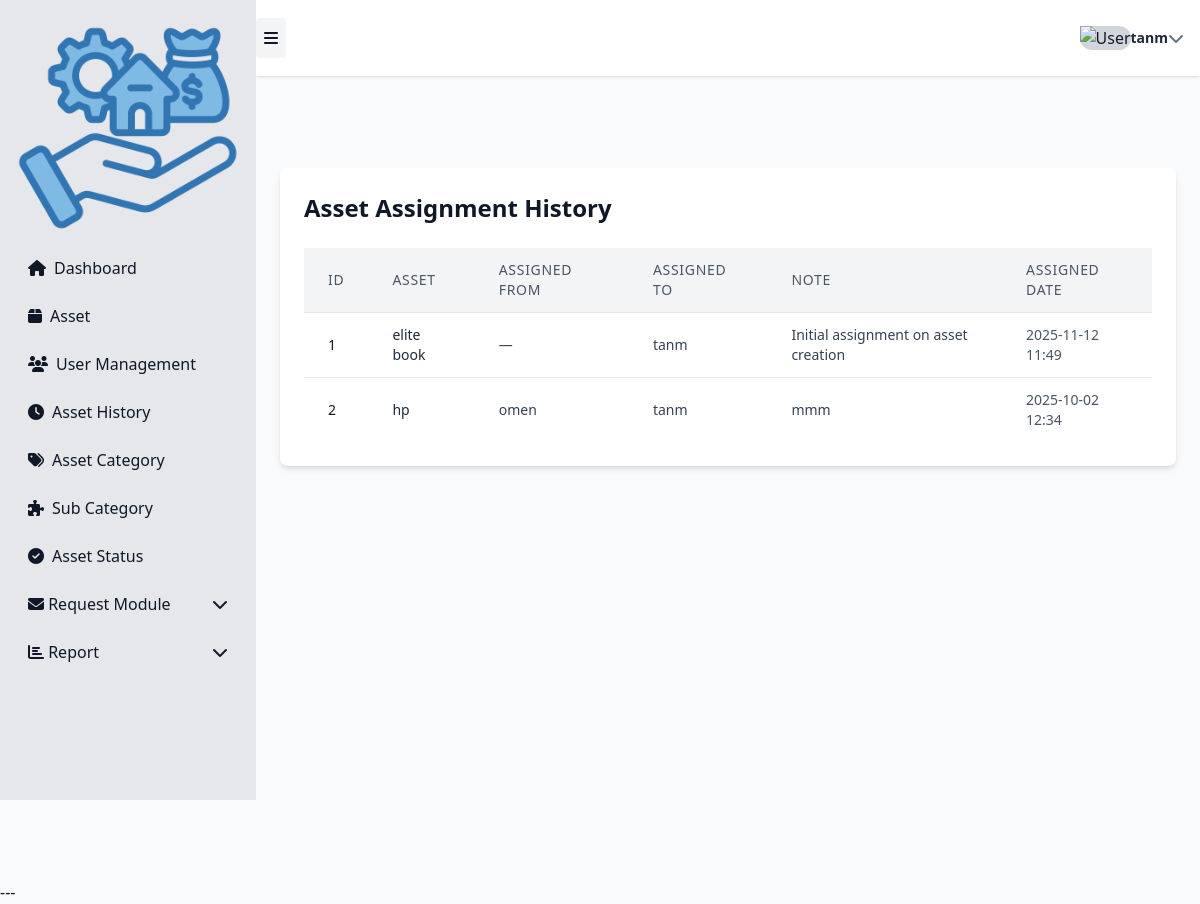
Screenshot of /assets/history/ (signed in) with the database file from the repository.
### asset1/models.py (models this page shows, shortened)
class AssignmentHistory(models.Model):
    asset = models.ForeignKey(Asset, on_delete=models.CASCADE, related_name="history")
    assigned_from = models.ForeignKey(settings.AUTH_USER_MODEL, null=True, blank=True,
                                      on_delete=models.SET_NULL, related_name="+")
    assigned_to = models.ForeignKey(settings.AUTH_USER_MODEL, null=True, blank=True,
                                    on_delete=models.SET_NULL, related_name="+")
    note = models.TextField(blank=True)
    created_at = models.DateTimeField(auto_now_add=True)
    class Meta:
        ordering = ["-created_at"]

class Asset(models.Model):
    STATUS_AVAILABLE = "available"
    STATUS_ASSIGNED = "assigned"
    STATUS_MAINTENANCE = "maintenance"
    STATUS_LOST = "lost"
    STATUS_RETIRED = "retired"
    STATUS_CHOICES = [
        (STATUS_AVAILABLE, "Available"),
        (STATUS_ASSIGNED, "Assigned"),
        (STATUS_MAINTENANCE, "Maintenance"),
        (STATUS_LOST, "Lost"),
        (STATUS_RETIRED, "Retired"),
    ]
    uuid = models.UUIDField(default=uuid.uuid4, editable=False, unique=True)
    name = models.CharField(max_length=200)
    category = models.ForeignKey(Category, on_delete=models.PROTECT, related_name="assets")
    serial_number = models.CharField(max_length=200, blank=True, null=True, unique=True)
    description = models.TextField(blank=True)
    location = models.ForeignKey(Location, on_delete=models.SET_NULL, null=True, blank=True)
    status = models.CharField(max_length=32, choices=STATUS_CHOICES, default=STATUS_AVAILABLE)
    assigned_to = models.ForeignKey(settings.AUTH_USER_MODEL, null=True, blank=True,
                                    on_delete=models.SET_NULL, related_name="assigned_assets")
    acquired_date = models.DateField(null=True, blank=True)
    purchase_price = models.DecimalField(max_digits=12, decimal_places=2, null=True, blank=True)
    is_active = models.BooleanField(default=True)
    created_at = models.DateTimeField(auto_now_add=True)
    updated_at = models.DateTimeField(auto_now=True)

### asset1/views.py (the view)
# urls.py: path('assets/history/', views.asset_history, name='asset_history'),
@login_required
def asset_history(request):
    history = AssignmentHistory.objects.select_related("asset","assigned_to").all()
    return render(request, 'asset1/asset_history.html', {"history": history})

### asset1/templates/asset1/asset_history.html (shortened to what this page needs)
{% extends "asset1/sidebar.html" %}
{% block page_content %}
<div class="max-w-6xl mx-auto mt-10 p-6 bg-white rounded-lg shadow-md">
  <div class="flex justify-between items-center mb-6">
    <h2 class="text-2xl font-bold">Asset Assignment History</h2>
  </div>
  {% if history %}
  <div class="overflow-x-auto">
    <table class="min-w-full divide-y divide-gray-200 rounded-lg shadow-sm">
      <thead class="bg-gray-100">
        <tr>
          <th class="px-6 py-3 text-left text-sm font-medium text-gray-600 uppercase tracking-wider">ID</th>
          <th class="px-6 py-3 text-left text-sm font-medium text-gray-600 uppercase tracking-wider">Asset</th>
          <th class="px-6 py-3 text-left text-sm font-medium text-gray-600 uppercase tracking-wider">Assigned From</th>
          <th class="px-6 py-3 text-left text-sm font-medium text-gray-600 uppercase tracking-wider">Assigned To</th>
          <th class="px-6 py-3 text-left text-sm font-medium text-gray-600 uppercase tracking-wider">Note</th>
          <th class="px-6 py-3 text-left text-sm font-medium text-gray-600 uppercase tracking-wider">Assigned Date</th>
        </tr>
      </thead>
      <tbody class="bg-white divide-y divide-gray-200">
        {% for req in history %}
        <tr class="hover:bg-gray-100 transition">
          <td class="px-6 py-3 text-sm">{{ forloop.counter }}</td>
          <td class="px-6 py-3 text-sm font-medium text-gray-800">{{ req.asset.name }}</td>
          <td class="px-6 py-3 text-sm text-gray-700">
            {{ req.assigned_from|default:"—" }}
          </td>
          <td class="px-6 py-3 text-sm text-gray-700">
            {{ req.assigned_to|default:"—" }}
          </td>
          <td class="px-6 py-3 text-sm text-gray-700">{{ req.note|default:"—" }}</td>
          <td class="px-6 py-3 text-sm text-gray-600">{{ req.created_at|date:"Y-m-d H:i" }}</td>
        </tr>
        {% empty %}
        <tr>
          <td colspan="6" class="px-6 py-4 text-center text-gray-500">No history found.</td>
        </tr>
        {% endfor %}
      </tbody>
    </table>
  </div>
  {% else %}
    <p class="text-center text-gray-500 mt-4">No asset history found.</p>
  {% endif %}
</div>
{% endblock %}

### asset1/templates/asset1/sidebar.html (shortened to what this page needs)
{% extends "asset1/base.html" %}
{% block content %}
<link rel="stylesheet"
      href="https://cdnjs.cloudflare.com/ajax/libs/font-awesome/6.4.0/css/all.min.css"/>
<div class="min-h-screen w-full bg-gray-50">
    <aside id="sidebar"
       class="bg-gray-200 min-h-screen fixed top-0 left-0 flex-shrink-0 overflow-y-auto transition-all duration-300 z-50"
       " style="width: 16rem;">
        <div class="flex flex-col justify-between h-full">
            <div class="flex flex-col gap-2 p-4">
              <div>
                <img src="../images/asset.png" alt="">
              </div>
                <a href="{% url 'asset1:dashboard' %}" class="flex items-center gap-2 px-3 py-2 rounded hover:bg-gray-300">
                    <i class="fas fa-home w-5"></i>
                    <span class="sidebar-text">Dashboard</span>
                </a>
                <a href="{% url 'asset1:asset_list' %}" class="flex items-center gap-2 px-3 py-2 rounded hover:bg-gray-300">
                    <i class="fas fa-box w-5"></i>
                    <span class="sidebar-text">Asset</span>
                </a>
                <a href="{% url 'asset1:employee_list' %}" class="flex items-center gap-2 px-3 py-2 rounded hover:bg-gray-300">
                    <i class="fas fa-users w-5"></i>
                    <span class="sidebar-text">User Management</span>
                </a>
                <a href="{% url 'asset1:asset_history' %}" class="flex items-center gap-2 px-3 py-2 rounded hover:bg-gray-300">
                    <i class="fas fa-clock w-5"></i>
                    <span class="sidebar-text">Asset History</span>
                </a>
                <a href="{% url 'asset1:asset_category' %}" class="flex items-center gap-2 px-3 py-2 rounded hover:bg-gray-300">
                    <i class="fas fa-tags w-5"></i>
                    <span class="sidebar-text">Asset Category</span>
                </a>
                <a href="{% url 'asset1:subcategory_list' %}" class="flex items-center gap-2 px-3 py-2 rounded hover:bg-gray-300">
                    <i class="fas fa-puzzle-piece w-5"></i>
                    <span class="sidebar-text">Sub Category</span>
                </a>
                <a href="{% url 'asset1:asset_status' %}" class="flex items-center gap-2 px-3 py-2 rounded hover:bg-gray-300">
                    <i class="fas fa-check-circle w-5"></i>
                    <span class="sidebar-text">Asset Status</span>
                </a>
                <details class="group">
                    <summary class="flex justify-between items-center px-3 py-2 rounded cursor-pointer hover:bg-gray-300">
                        <span>
                            <i class="fas fa-envelope w-5"></i>
                            <span class="sidebar-text">Request Module</span>
                        </span>
                        <i class="fas fa-chevron-down transition-transform group-open:rotate-180"></i>
                    </summary>
                </details>
                <details class="group">
                    <summary class="flex justify-between items-center px-3 py-2 rounded cursor-pointer hover:bg-gray-300">
                        <span>
                            <i class="fas fa-chart-bar w-5"></i>
                            <span class="sidebar-text">Report</span>
                        </span>
                        <i class="fas fa-chevron-down transition-transform group-open:rotate-180"></i>
                    </summary>
                </details>
            </div>
        </div>
    </aside>
    <nav id="navbar"
     class="bg-white shadow flex justify-between items-center px-10 h-20 flex-shrink-0 fixed top-0 z-40 transition-all duration-300"
     style="height: 4.75rem; left: 16rem; width: calc(100vw - 16rem);">
        <div class="flex items-center gap-4">
            <button id="sidebar-toggle"
                    class="p-2 rounded bg-gray-100 hover:bg-gray-200 transition">
                <i class="fa-solid fa-bars"></i>
            </button>
        </div>
        <div class="relative flex items-center" id="user-dropdown-container">
            <button id="user-dropdown-btn" class="flex items-center gap-3 px-4 py-2 rounded-lg hover:bg-gray-200 dark:hover:bg-gray-700 transition select-none">
                <div class="h-10 w-10 rounded-full overflow-hidden bg-gray-300 flex items-center justify-center">
                    <img id="user-avatar" src="" alt="User" class="object-cover w-full h-full">
                </div>
                <div class="flex flex-col leading-tight text-left sidebar-text">
                    <span class="text-gray-800 dark:text-gray-100 font-semibold text-sm">{{ user.get_username }}</span>
                </div>
                <i id="user-dropdown-icon" class="fas fa-chevron-down text-gray-500 ml-2 transition-transform duration-200"></i>
            </button>
        </div>
    </nav>
 <main id="main-content"
      class="overflow-y-auto p-6 bg-gray-50 transition-all duration-300"
      style="margin-left: 16rem; margin-top: 5rem; min-height: calc(100vh - 5rem);">
    {% block page_content %}{% endblock %}
</main>
</div>
---
{% endblock %}

### asset1/templates/asset1/asset_history.html (style rules this page uses)
html, body { overflow-x: hidden; }

### rows the page displays
AssignmentHistory: asset.name "elite book", assigned_from "—", assigned_to "tanm", note "Initial assignment on asset creation", created_at "2025-11-12 11:49"
AssignmentHistory: asset.name "hp", assigned_from "omen", assigned_to "tanm", note "mmm", created_at "2025-10-02 12:34"

### other values shown
{{ user.get_username }} "tanm"
